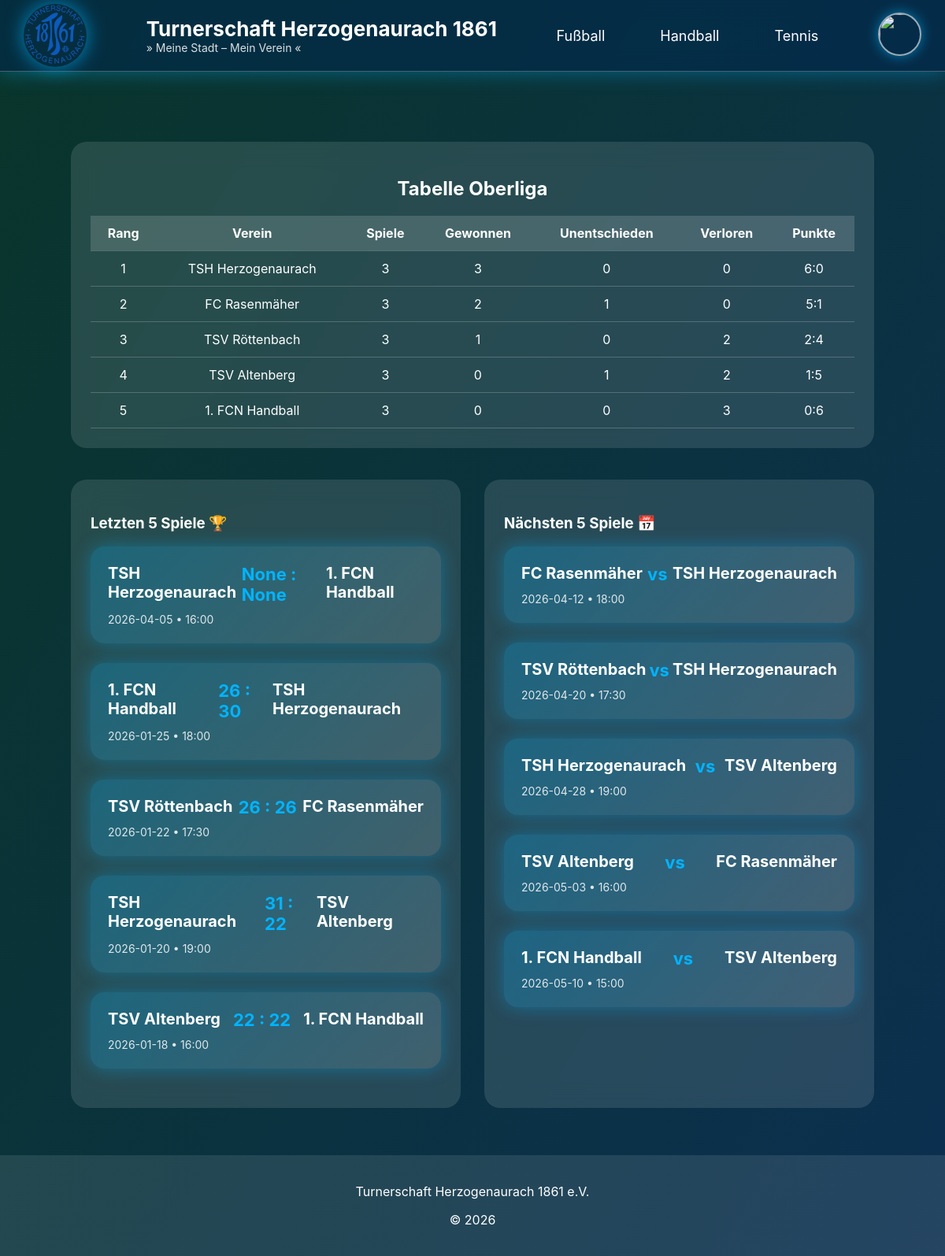
The app's page /handball, older data.
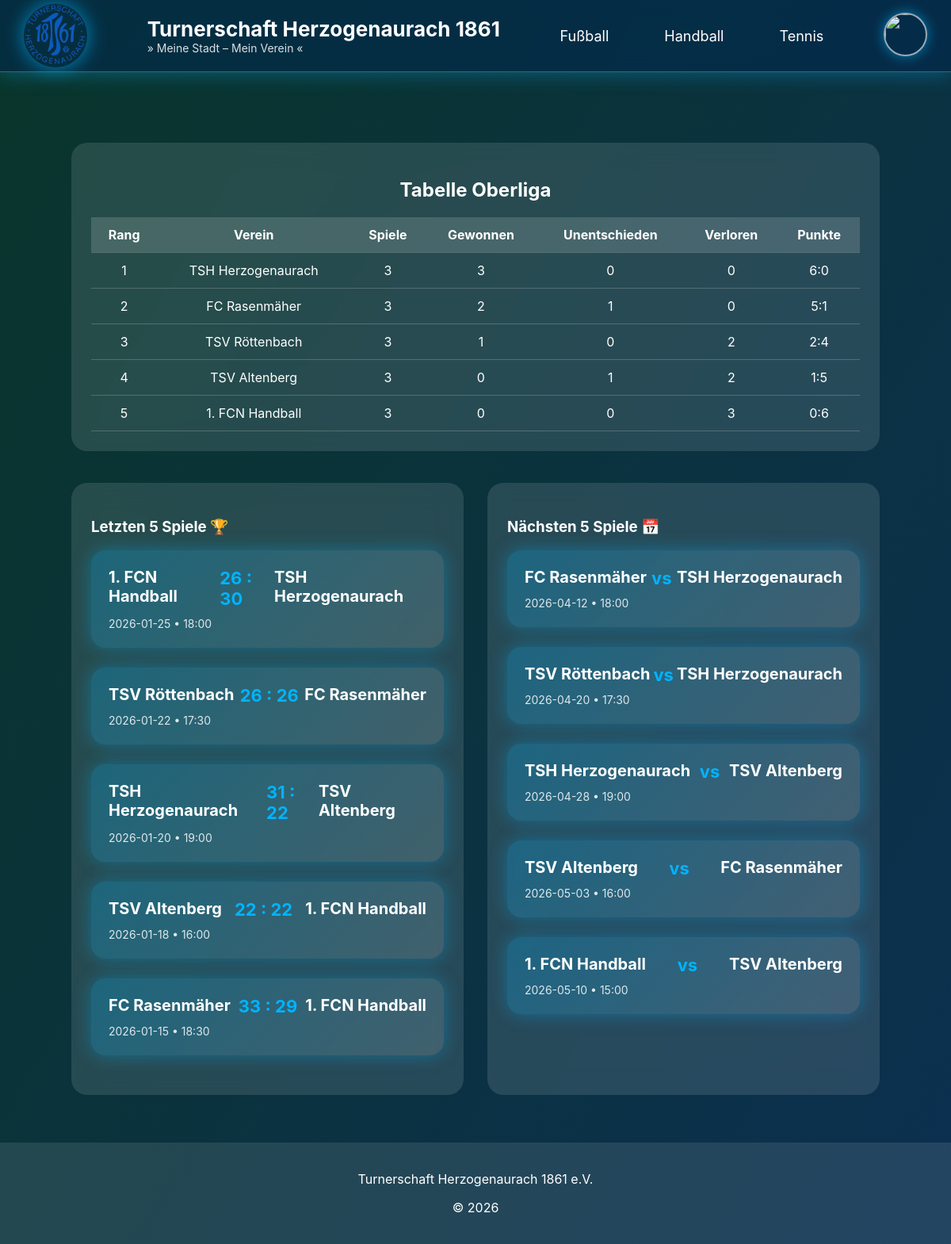
The same page, newer data.
### tables this page shows
CREATE TABLE handball (
    id INTEGER PRIMARY KEY AUTOINCREMENT,
    verein TEXT,
    spiele INTEGER,
    gewonnen INTEGER,
    unentschieden INTEGER,
    verloren INTEGER,
    punkte TEXT
  
);

CREATE TABLE "handball_spiele" (
	"id"	INTEGER,
	"heimverein"	TEXT,
	"gastverein"	TEXT,
	"datum"	DATE,
	"uhrzeit"	TEXT,
	"heim-tore"	INTEGER,
	"gast-tore"	INTEGER,
	PRIMARY KEY("id" AUTOINCREMENT)
);

### app.py (the view)
@app.route("/handball")
def handball():
    data = get_handball_table_data()
    conn = get_db_connection()
    letzte_spiele = conn.execute("""
        SELECT id, heimverein, gastverein, datum, uhrzeit, "heim-tore", "gast-tore"
        FROM handball_spiele
        WHERE datum <= DATE('now')
        ORDER BY datum DESC
        LIMIT 5;
    """).fetchall()
    naechste_spiele = conn.execute("""
        SELECT id, heimverein, gastverein, datum, uhrzeit
        FROM handball_spiele
        WHERE datum > DATE('now')
        ORDER BY datum ASC
        LIMIT 5;
    """).fetchall()
    conn.close()
    return render_template(
        "handball-2.html",
        data=data,
        letzte_spiele=letzte_spiele,
        naechste_spiele=naechste_spiele
    )

### app.py (called while the page is built)
def get_db_connection():
    conn = sqlite3.connect(DATABASE)
    conn.row_factory = sqlite3.Row
    return conn

### routes/functions.py (called while the page is built)
def get_handball_table_data():
    conn = sqlite3.connect("projekt-verein.db")
    conn.row_factory = sqlite3.Row  # ermöglicht Zugriff per Spaltenname
    cur = conn.cursor()
    cur.execute("SELECT * FROM handball ORDER BY gewonnen DESC")
    rows = cur.fetchall()
    conn.close()
    return rows

### templates/handball-2.html (shortened to what this page needs)
<!DOCTYPE html>
<html lang="de">
<head>
<link rel="stylesheet" href="../static/header.css">
<link rel="stylesheet" href="../static/footer.css">
</head>
<body>
<header>
    <img src="./static/Logo_v3.png" class="logo">
    <div class="title-box">
        <h1>Turnerschaft Herzogenaurach 1861</h1>
        <div class="subtitle">» Meine Stadt – Mein Verein «</div>
    </div>
    <nav>
        <a href="/fussball" class="active">Fußball</a>
        <a href="/handball">Handball</a>
        <a href="/tennis">Tennis</a>
    </nav>
    <div class="profile-container">
        <img src="./static/pb.png" class="profile-pic" onclick="toggleProfileMenu()">
    </div>
</header>
<div class="content">
    <div class="table-box">
        <h2>Tabelle Oberliga</h2>
        <table>
            <tr>
                <th>Rang</th>
                <th>Verein</th>
                <th>Spiele</th>
                <th>Gewonnen</th>
                <th>Unentschieden</th>
                <th>Verloren</th>
                <th>Punkte</th>
            </tr>
            {% for row in data %}
            <tr>
                <td>{{ loop.index }}</td>
                <td>{{ row['verein'] }}</td>
                <td>{{ row['spiele'] }}</td>
                <td>{{ row['gewonnen'] }}</td>
                <td>{{ row['unentschieden'] }}</td>
                <td>{{ row['verloren'] }}</td>
                <td>{{ row['punkte'] }}</td>
            </tr>
            {% endfor %}
        </table>
    </div>
<div class="info-row">
    <div class="info-box">
        <h3>Letzten 5 Spiele 🏆</h3>
 {% for spiel in letzte_spiele %}
<div class="highlight-card">
    <div class="teams-row">
        <span>{{ spiel['heimverein'] }}</span>
        <span class="score">{{ spiel['heim-tore'] }} : {{ spiel['gast-tore'] }}</span>
        <span>{{ spiel['gastverein'] }}</span>
    </div>
    <div class="details">
        {{ spiel['datum'] }} • {{ spiel['uhrzeit'] }}
    </div>
</div>
{% endfor %}
    </div>
    <div class="info-box">
        <h3>Nächsten 5 Spiele 📅</h3>
   {% for spiel in naechste_spiele %}
<div class="highlight-card">
    <div class="teams-row">
        <span>{{ spiel['heimverein'] }}</span>
        <span class="score">vs</span>
        <span>{{ spiel['gastverein'] }}</span>
    </div>
    <div class="details">
        {{ spiel['datum'] }} • {{ spiel['uhrzeit'] }}
    </div>
</div>
{% endfor %}
    </div>
</div>
</div>
<footer>
    <p>Turnerschaft Herzogenaurach 1861 e.V.</p>
    <p>© 2026</p>
</footer>
</body>
</html>

### static/header.css (style rules this page uses)
header { position: fixed; top: 0; width: 100%; z-index: 50; background: rgba(0, 40, 80, 0.55); backdrop-filter: blur(12px); border-bottom: 1px solid rgba(255,255,255,0.25); box-shadow: 0 0 25px rgba(0,180,255,0.4); display: flex; align-items: center; justify-content: space-between; padding: 5px 30px; }
.logo { width: 80px; height: 80px; border-radius: 50%; object-fit: cover; box-shadow: 0 0 25px rgba(0,180,255,0.7); }
.title-box { text-align: left; }
.title-box h1 { margin: 0; font-size: 26px; }
.subtitle { font-size: 14px; opacity: 0.85; }
nav { display: flex; gap: 70px; }
nav a { color: white; text-decoration: none; font-size: 18px; position: relative; }
nav a::after { content: ""; position: absolute; bottom: -3px; left: 0; width: 0%; height: 2px; background: #00b4ff; transition: 0.3s; }
.profile-container { position: relative; }
.profile-pic { width: 55px; height: 55px; border-radius: 50%; object-fit: cover; cursor: pointer; border: 2px solid rgba(255,255,255,0.6); box-shadow: 0 0 15px rgba(0,180,255,0.6); transition: 0.25s ease; margin-top: 5px; }

### templates/handball-2.html (style rules this page uses)
* { box-sizing: border-box; }
body { margin: 0; font-family: 'Inter', sans-serif; background: linear-gradient(120deg, #09352b, #0c2e5d, #144e9b, #460d67); background-size: 400% 400%; animation: gradientMove 12s ease infinite; color: white; text-align: center; padding-top: 140px; }
.content { width: 85%; max-width: 1100px; margin: 40px auto; }
.table-box { width: 100%; margin-bottom: 40px; background: rgba(255,255,255,0.12); backdrop-filter: blur(15px); border-radius: 20px; padding: 25px; }
table { width: 100%; border-collapse: collapse; margin-top: 20px; }
th, td { padding: 12px; border-bottom: 1px solid rgba(255,255,255,0.2); }
th { background: rgba(255,255,255,0.15); }
.info-row { display: flex; gap: 30px; }
.info-box { flex: 1; background: rgba(255,255,255,0.12); backdrop-filter: blur(15px); border-radius: 20px; padding: 25px; text-align: left; }
.highlight-card { background: linear-gradient(135deg, rgba(0,180,255,0.25), rgba(255,255,255,0.12)); padding: 22px; border-radius: 18px; margin-bottom: 25px; box-shadow: 0 0 22px rgba(0,180,255,0.35); transition: 0.25s ease; }
.highlight-card .teams-row { display: flex; justify-content: space-between; font-size: 20px; font-weight: bold; }
.highlight-card .score { color: #00b4ff; font-size: 22px; font-weight: bold; }
.highlight-card .details { margin-top: 10px; opacity: 0.85; font-size: 14px; }
footer { margin-top: 60px; padding: 20px; background: rgba(255,255,255,0.1); }

Row changes from the older to the newer data that the page shows:
no longer on this page (row edited): handball_spiele: heimverein "TSH Herzogenaurach", spiel "None", gastverein "1. FCN Handball", datum "2026-04-05", uhrzeit "16:00", shown under "Letzten 5 Spiele 🏆"
now on this page (row unchanged): handball_spiele: heimverein "FC Rasenmäher", spiel "33", spiel "29", gastverein "1. FCN Handball", datum "2026-01-15", uhrzeit "18:30", shown under "Letzten 5 Spiele 🏆"
